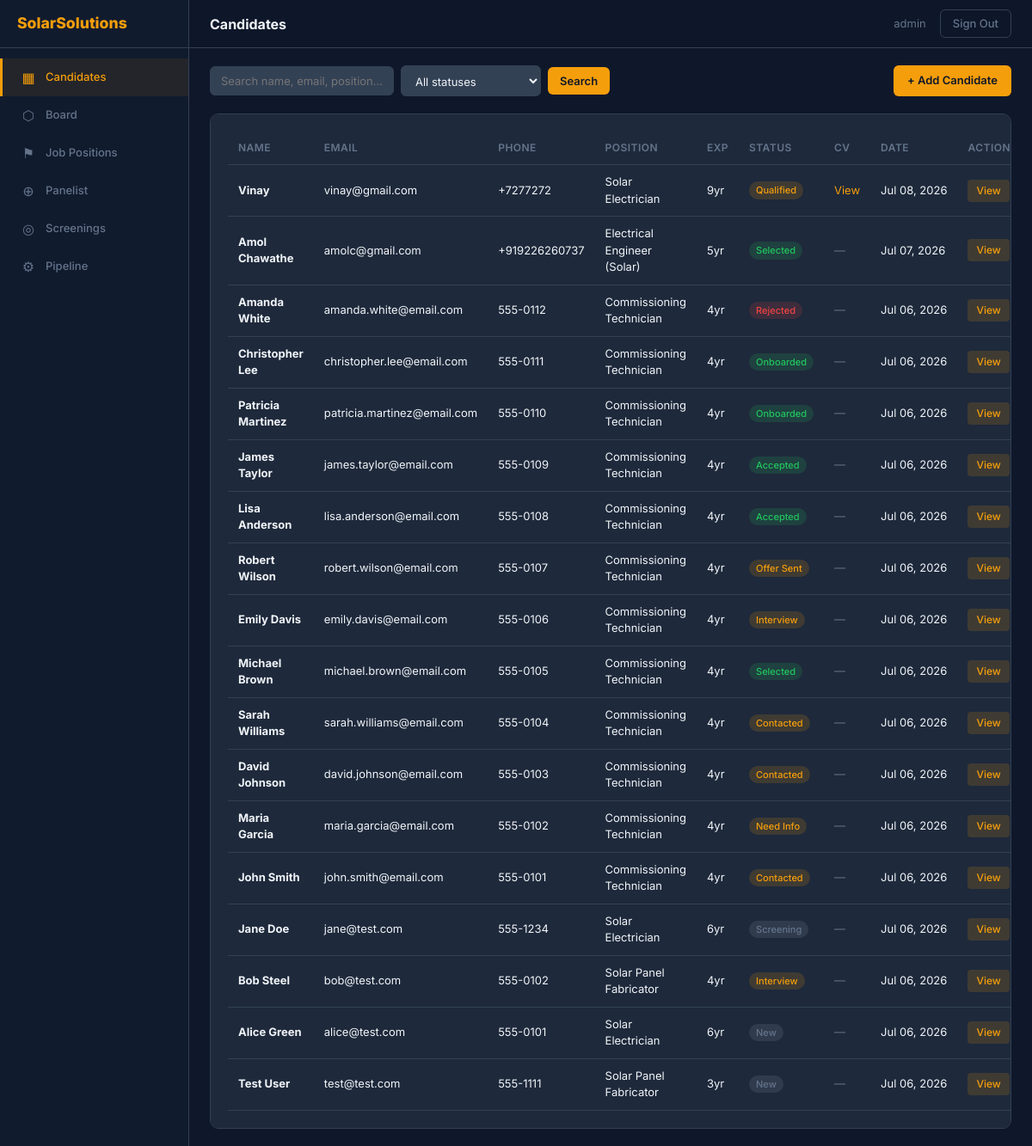
The app's page /solarsolutions/candidates/ (signed in), older data.
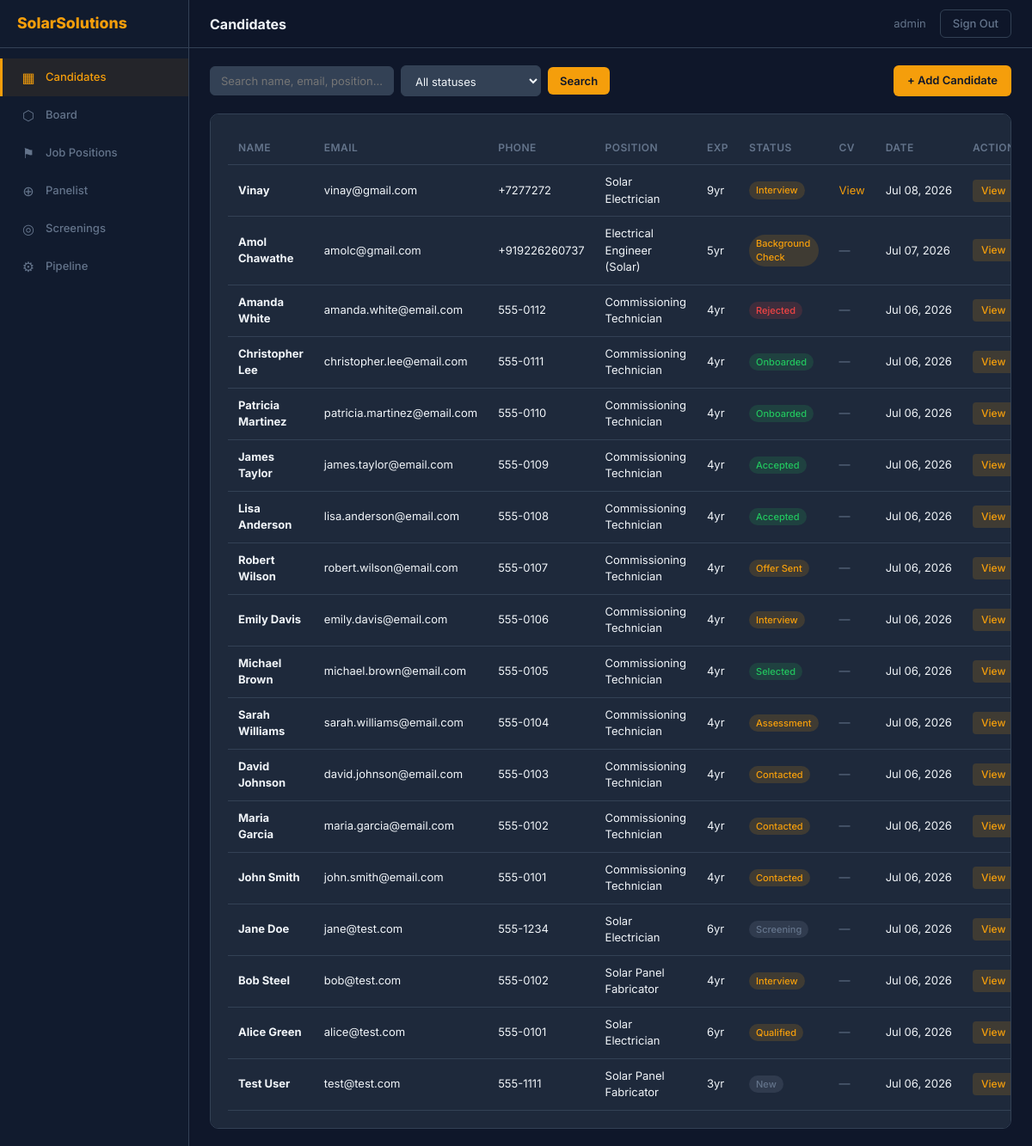
The same page, newer data.
### api/models.py (models this page shows, shortened)
class Application(models.Model):
    company = models.ForeignKey(Company, on_delete=models.CASCADE, related_name='applications')
    full_name = models.CharField('Full Name', max_length=200)
    email = models.EmailField('Email Address')
    phone = models.CharField('Phone Number', max_length=30)
    position = models.CharField('Position', max_length=200)
    experience = models.PositiveIntegerField('Years of Experience')
    resume = models.FileField('Resume / CV', upload_to='resumes/', blank=True, null=True)
    cover_letter = models.TextField('Why join us?')
    status = models.CharField('Status', max_length=30, default='new')
    submitted_at = models.DateTimeField('Submitted', auto_now_add=True)
    class Meta:
        ordering = ['-submitted_at']
        verbose_name = 'Application'
        verbose_name_plural = 'Applications'
    def status_label(self):
        try:
            return Stage.objects.get(key=self.status).label
        except Stage.DoesNotExist:
            return self.status

class Stage(models.Model):
    company = models.ForeignKey(Company, on_delete=models.CASCADE, related_name='stages')
    key = models.CharField('Key', max_length=30)
    label = models.CharField('Label', max_length=100)
    order = models.IntegerField('Order', default=0)
    class Meta:
        ordering = ['order']
        unique_together = ('company', 'key')
        verbose_name = 'Pipeline Stage'
        verbose_name_plural = 'Pipeline Stages'

### adminpanel/views.py (the view, shortened to what this page needs)
# urls.py: path('candidates/', views.candidate_list, name='candidate_list'),
@company_login_required
def candidate_list(request, company_slug=None):
    q = request.GET.get('q', '').strip()
    status_filter = request.GET.get('status', '')
    queryset = Application.objects.filter(company=request.company)
    if status_filter:
        queryset = queryset.filter(status=status_filter)
    return render(request, 'adminpanel/candidate_list.html', {
        'candidates': queryset,
        'q': q,
        'status_filter': status_filter,
        'stages': Stage.objects.filter(company=request.company),
        'company': request.company,
    })

### adminpanel/views.py (called while the page is built)
def company_login_required(view_func):
    @wraps(view_func)
    def wrapper(request, *args, **kwargs):
        if request.user.is_authenticated:
            return view_func(request, *args, **kwargs)
        if request.company:
            return redirect('admin_login', company_slug=request.company.slug)
        return redirect('landing')
    return wrapper

### adminpanel/templates/adminpanel/candidate_list.html (shortened to what this page needs)
{% extends 'adminpanel/base.html' %}
{% block page_title %}Candidates{% endblock %}
{% block content %}
<div class="toolbar">
  <form method="get">
    <input type="text" name="q" placeholder="Search name, email, position…" value="{{ q }}" />
    <select name="status">
      <option value="">All statuses</option>
    </select>
    <button type="submit" class="btn-primary" style="padding:8px 14px;">Search</button>
  </form>
  <a href="{% url 'candidate_create' company_slug=company.slug %}" class="btn-primary">+ Add Candidate</a>
</div>
<div class="card-wrap">
  <table>
    <thead>
      <tr>
        <th>Name</th>
        <th>Email</th>
        <th>Phone</th>
        <th>Position</th>
        <th>Exp</th>
        <th>Status</th>
        <th>CV</th>
        <th>Date</th>
        <th>Actions</th>
      </tr>
    </thead>
    <tbody>
      {% for c in candidates %}
        <tr>
          <td><strong>{{ c.full_name }}</strong></td>
          <td>{{ c.email }}</td>
          <td>{{ c.phone }}</td>
          <td>{{ c.position }}</td>
          <td>{{ c.experience }}yr</td>
          <td>
            {% with s=c.status %}
            <span class="status-tag
              {% if s == 'selected' or s == 'accepted' or s == 'onboarded' %}status-positive
              {% elif s == 'rejected' %}status-rejected
              {% elif s == 'new' or s == 'screening' %}status-new
              {% else %}status-warn{% endif %}">
              {{ c.status_label }}
            </span>
            {% endwith %}
          </td>
          <td>
            {% if c.resume %}
              <a href="{{ c.resume.url }}" target="_blank" style="color:var(--color-primary);">View</a>
            {% else %}
              <span style="color:var(--color-text-muted);">—</span>
            {% endif %}
          </td>
          <td style="white-space:nowrap;">{{ c.submitted_at|date:"M d, Y" }}</td>
          <td>
            <div class="actions">
              <a href="{% url 'candidate_detail' company_slug=company.slug pk=c.pk %}" class="btn-sm btn-view">View</a>
            </div>
          </td>
        </tr>
      {% empty %}
        <tr>
          <td colspan="9" class="empty-state">No candidates found.</td>
        </tr>
      {% endfor %}
    </tbody>
  </table>
</div>
{% endblock %}

Row changes from the older to the newer data that the page shows:
changed Application "Vinay": status_label "Qualified" → "Interview"
changed Application "Amol Chawathe": status "selected" → "background_check" (drawn); status_label "Selected" → "Background Check"
changed Application "Sarah Williams": status_label "Contacted" → "Assessment"
changed Application "Maria Garcia": status_label "Need Info" → "Contacted"
changed Application "Alice Green": status "new" → "qualified" (drawn); status_label "New" → "Qualified"
